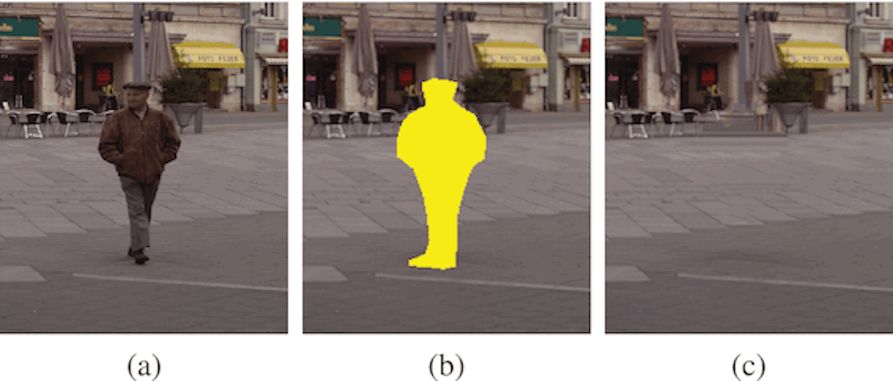
%> input picture html/full_image.gif, 1786 x 762 px (shown at 1/2 size)
$ octave image_prep.m   (GNU Octave 9; MATLAB toolbox functions it lacks are replaced by stand-ins)
%> lines starting %> are read from the running program, lines starting %| are printed output that depends on the picture; in (x1, y1, x2, y2) boxes, pixels count from 0 and x2, y2 are one past the last pixel; in counts of white or black regions, pixels touching at a corner belong together; the program's own positions count from 1
% Prepares the image for inpainting.

downsample = true;
k = 1;

% Read in the image from the paper and extract (a) and (b)
f = imread('full_image.gif');
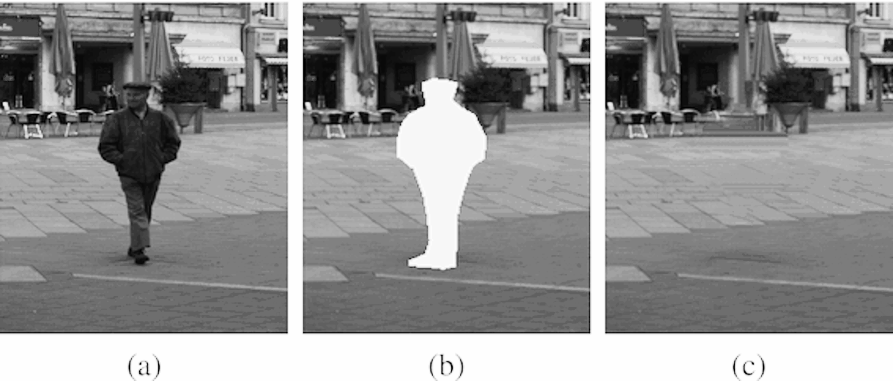
%> f: size 762x1786 uint8 (shown at 1/2 size); min 0, max 254, mean 147.5
a = f(5:695, 1:600);
b = f(5:695, 630:1229);
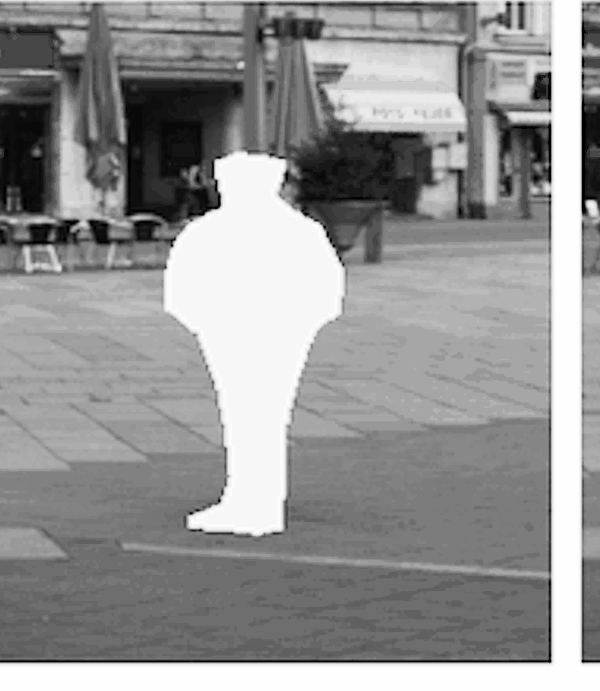
%> b: size 691x600 uint8; min 0, max 254, mean 147.5

% Define the missing region in (b) and use to filter (a)
mask_val = b(293, 275);
%> mask_val = 247
M = (b == mask_val);
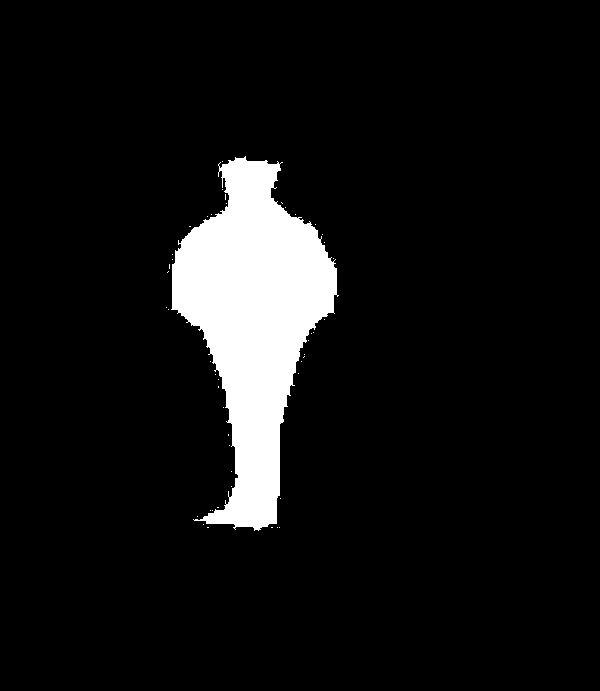
%> M: size 691x600 logical; 7.7% white; 48 white regions (47 under 20 px), largest, box (x1, y1, x2, y2) and area: (171, 156, 339, 531) 31834
a(a==0) = 1;
%> a: size 691x600 uint8; min 1, max 254, mean 129.8
a(M) = 0; % not sure if this is required or not
%> a: size 691x600 uint8; min 0, max 254, mean 124.6

if downsample
   % resize
   a = imresize(a, 0.25);
%> a: size 173x150 uint8
   % fix regions that go to 0 outside of unknown region
   xs = [34, 32, 33, 33, 38, 35, 40, 50, 52, 53, 56];
   ys = [17, 41, 53, 54, 14, 41,  9, 13, 13, 13, 41];
   a(xs, ys) = 1;
%> a: size 173x150 uint8; min 0, max 255, mean 124.5; mean of the top-left, top-right, bottom-left and bottom-right quarters 86, 140.5, 124.1, 146.9
   % add additional k pixels to unknown region to account for downsampling
   for i = 1:k
       mask = 1-(a==0);
       bound = bwperim(mask, 8);
       bound(1, :) = 0; bound(:, 1) = 0; bound(end, :) = 0; bound(:, end) = 0;
       a(a==0 | bound) = 0;
   end
%> this loop made 1 pass
%> pass 1, `mask = 1-(a==0);`:
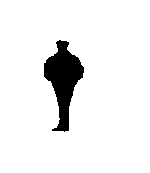
%> mask: size 173x150 double; values 0 (black) and 1 (white), 93% white; 1 black region, box (x1, y1, x2, y2) and area: (44, 40, 84, 132) 1816
%> after the loop:
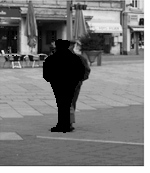
%> a: size 173x150 uint8; min 0, max 255, mean 124.1
%> after the loop:
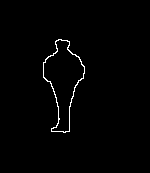
%> bound: size 173x150 logical; 1.1% white in thin lines or dots, all inside (x1, y1, x2, y2) = (43, 39, 85, 133)
   M = (a==0);
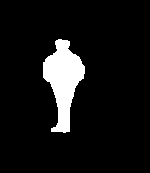
%> M: size 173x150 logical; 8.1% white; 1 white region, box (x1, y1, x2, y2) and area: (43, 39, 85, 133) 2108
end

% Set I (the working image)
I = a;
% Invert M to match the definition in the paper
M = 1-M;

clear f a b mask_val;
